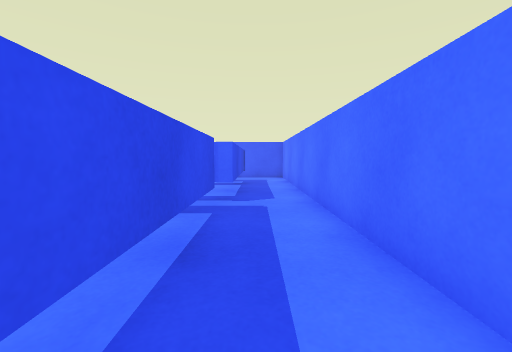
view 1 (above)

16 first-person views from a walk through a Unity game level. The camera is 0.55 m above the floor, tilts 4° down and sees 90° across. The floor is counted in squares, 0.5 m on a side. Each view is taken from the middle of a square. On the plan, view 1 faces up. The plan holds only what a view shows up to about 11 squares ahead; the rest is blank.

view 2
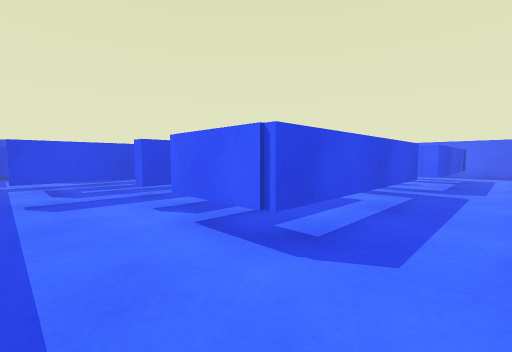

view 3
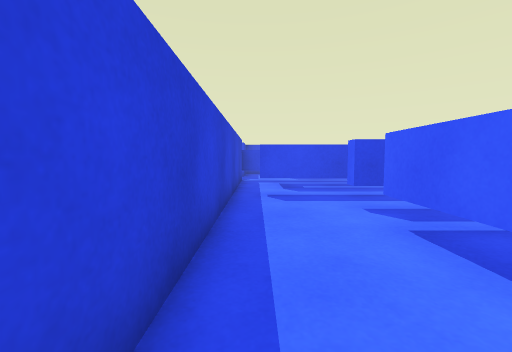

view 4
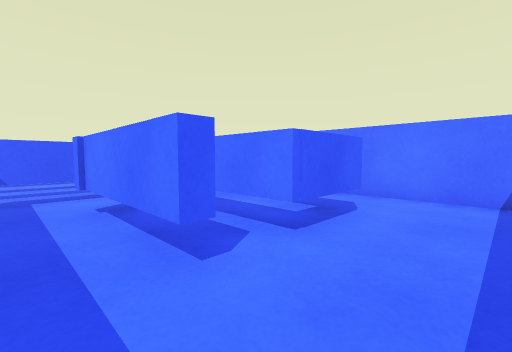

view 5
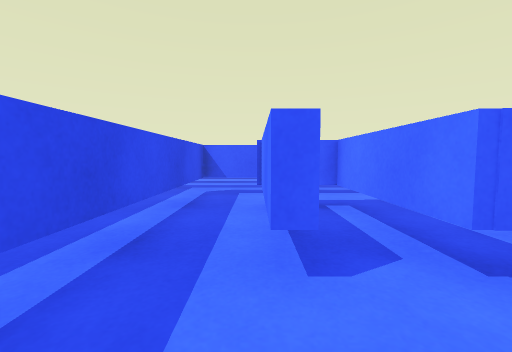

view 6
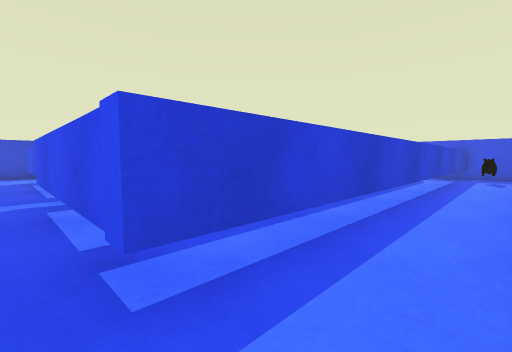

view 7
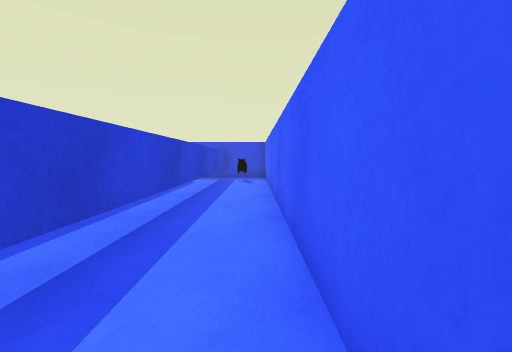

view 8
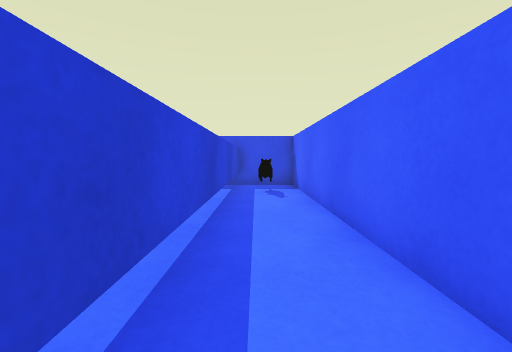

view 9
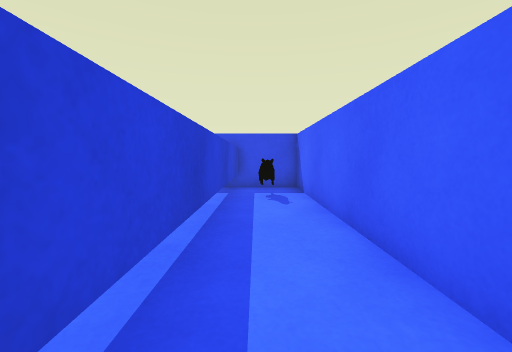

view 10
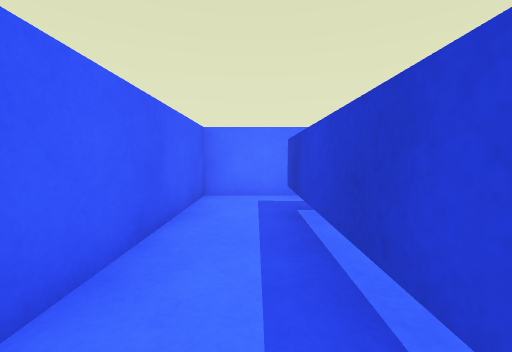

view 11
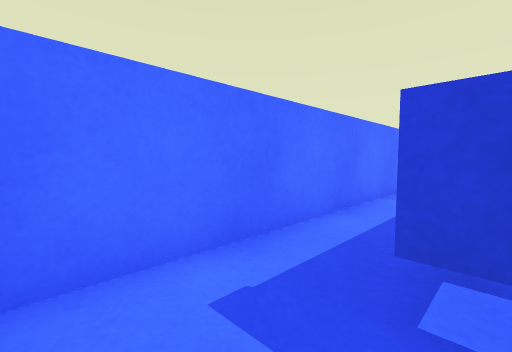

view 12
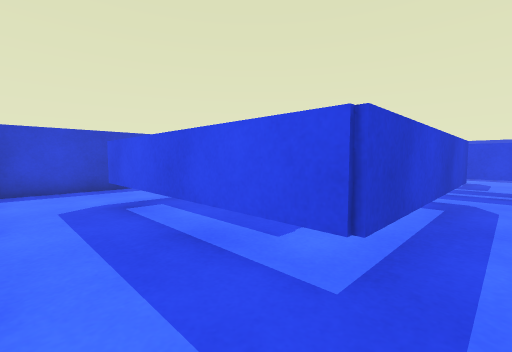

view 13
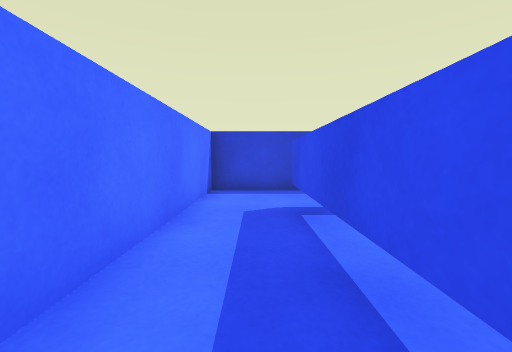

view 14
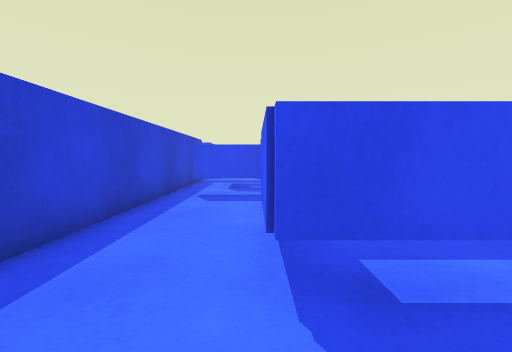

view 15
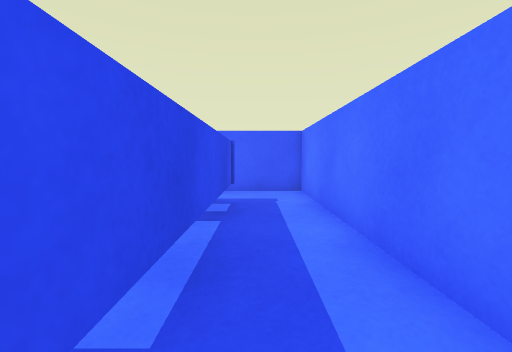

view 16
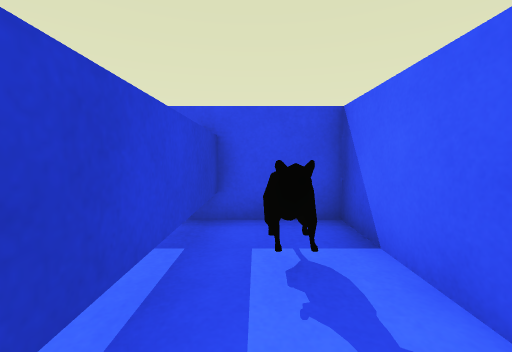

### Floor plan
Key: @ floor where view 1 was taken; # wall or solid block; . floor; T thing the floor can be seen under or through; O other object.
Columns run from 17 left of view 1 to 2 right of it. Each row starts with its distance up from view 1.
 15 ####################
 14 #..................#
 13 #OOO...............#
 12 #################..#
 11                 #..#
 10                 #..#
  9                 #..#
  8                 #..#
  7                 #..#
  6                 #..#
  5           #####TT..#
  4           #.....T..#
  3           #.TTT.T..#
  2           #.T.T.T..#
  1           #.#.T.T..#
  0           #.#.T.T@.#
 -1           #....TT..#
 -2           #........#
 -3           #........#
 -4           ##########

Where each view was taken, in squares from view 1:
view 1: 0 up, 0 right, facing up
view 2: 3 down, 1 right, facing up-left
view 3: 3 down, 1 right, facing left
view 4: 3 down, 6 left, facing up-right
view 5: 3 down, 5 left, facing up
view 6: 14 up, 0 right, facing down-left
view 7: 14 up, 2 left, facing left
view 8: 13 up, 6 left, facing left
view 9: 13 up, 7 left, facing left
view 10: 13 up, 6 left, facing right
view 11: 14 up, 1 left, facing down-right
view 12: 6 up, 1 right, facing down-left
view 13: 5 up, 0 right, facing down
view 14: 1 down, 1 right, facing left
view 15: 6 up, 0 right, facing up
view 16: 13 up, 12 left, facing left
